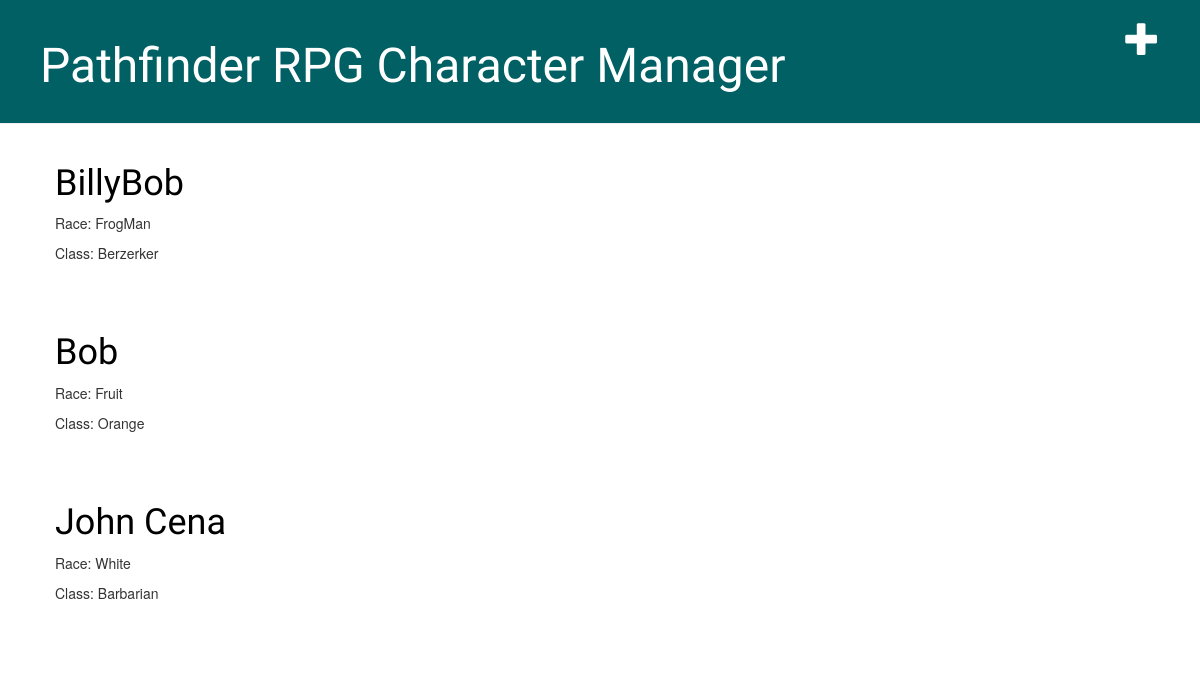
Before: / with the older database file.
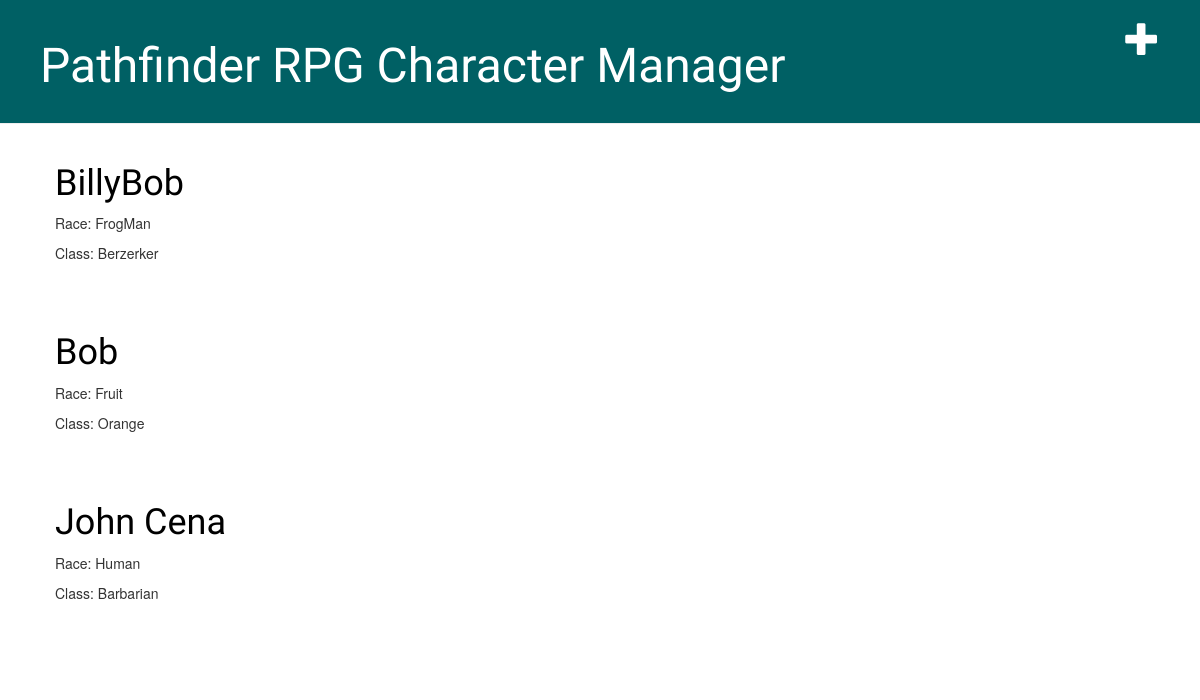
After: the same page with the newer database file.
### csheet/models.py (models this page shows, shortened)
class Character(models.Model):
	author = models.ForeignKey('auth.User')
	name = models.CharField(max_length=60)
	race = models.CharField(max_length=10)
	cclass = models.CharField(max_length=20)

### csheet/views.py (the view)
# urls.py: url(r'^$', views.character_list, name='character_list'),
def character_list(request):
    characters = Character.objects.order_by('name')
    return render(request, 'csheet/character_list.html', {'characters': characters})

### csheet/templates/csheet/character_list.html
{% extends "csheet/base.html" %}
{% block content %}
    {% for character in characters %}
        <div class="character">
            <h1><a href="{% url "character_detail" pk=character.pk %}">{{ character.name }}</a></h1>
            <p>Race: {{ character.race }}</p>
            <p>Class: {{ character.cclass }} </p>
        </div>
    {% endfor %}
{% endblock content %}

Changed rows visible on the page:
changed Character "John Cena": race "White" → "Human"
